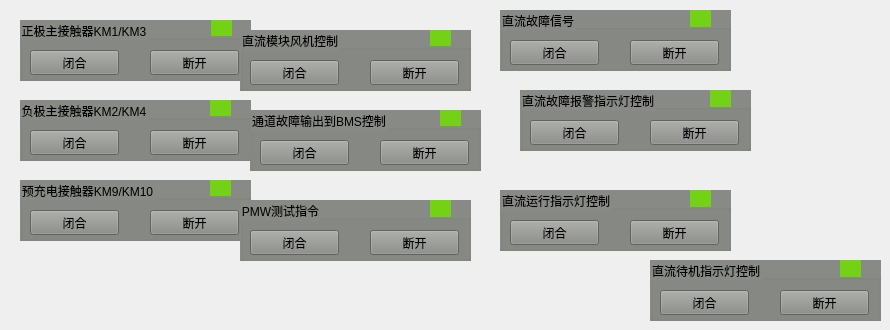
   <widget class="QWidget" name="tab">
    <attribute name="title">
     <string>直流通道1</string>
    </attribute>
    <widget class="QGroupBox" name="groupBox">
     <property name="geometry">
      <rect>
       <x>20</x>
       <y>20</y>
       <width>231</width>
       <height>61</height>
      </rect>
     </property>
     <property name="styleSheet">
      <string notr="true">background-color: rgb(136, 138, 133);</string>
     </property>
     <property name="title">
      <string>正极主接触器KM1/KM3</string>
     </property>
     <widget class="QLabel" name="dkm13dc1">
      <property name="geometry">
       <rect>
        <x>191</x>
        <y>0</y>
        <width>21</width>
        <height>16</height>
       </rect>
      </property>
      <property name="styleSheet">
       <string notr="true">background-color: rgb(115, 210, 22);</string>
      </property>
      <property name="text">
       <string/>
      </property>
     </widget>
     <widget class="QPushButton" name="btnKM13ON">
      <property name="geometry">
       <rect>
        <x>10</x>
        <y>30</y>
        <width>89</width>
        <height>25</height>
       </rect>
      </property>
      <property name="text">
       <string>闭合</string>
      </property>
     </widget>
     <widget class="QPushButton" name="btnKM13OFF">
      <property name="geometry">
       <rect>
        <x>130</x>
        <y>30</y>
        <width>89</width>
        <height>25</height>
       </rect>
      </property>
      <property name="text">
       <string>断开</string>
      </property>
     </widget>
    </widget>
    <widget class="QGroupBox" name="groupBox_2">
     <property name="geometry">
      <rect>
       <x>20</x>
       <y>100</y>
       <width>231</width>
       <height>61</height>
      </rect>
     </property>
     <property name="styleSheet">
      <string notr="true">background-color: rgb(136, 138, 133);</string>
     </property>
     <property name="title">
      <string>负极主接触器KM2/KM4</string>
     </property>
     <widget class="QLabel" name="dkm24dc1">
      <property name="geometry">
       <rect>
        <x>190</x>
        <y>0</y>
        <width>21</width>
        <height>16</height>
       </rect>
      </property>
      <property name="styleSheet">
       <string notr="true">background-color: rgb(115, 210, 22);</string>
      </property>
      <property name="text">
       <string/>
      </property>
     </widget>
     <widget class="QPushButton" name="btnKM24ON">
      <property name="geometry">
       <rect>
        <x>10</x>
        <y>30</y>
        <width>89</width>
        <height>25</height>
       </rect>
      </property>
      <property name="text">
       <string>闭合</string>
      </property>
     </widget>
     <widget class="QPushButton" name="btnKM13OFF_2">
      <property name="geometry">
       <rect>
        <x>130</x>
        <y>30</y>
        <width>89</width>
        <height>25</height>
       </rect>
      </property>
      <property name="text">
       <string>断开</string>
      </property>
     </widget>
    </widget>
    <widget class="QGroupBox" name="groupBox_3">
     <property name="geometry">
      <rect>
       <x>20</x>
       <y>180</y>
       <width>231</width>
       <height>61</height>
      </rect>
     </property>
     <property name="styleSheet">
      <string notr="true">background-color: rgb(136, 138, 133);</string>
     </property>
     <property name="title">
      <string>预充电接触器KM9/KM10</string>
     </property>
     <widget class="QLabel" name="dkm910dc1">
      <property name="geometry">
       <rect>
        <x>190</x>
        <y>0</y>
        <width>21</width>
        <height>16</height>
       </rect>
      </property>
      <property name="styleSheet">
       <string notr="true">background-color: rgb(115, 210, 22);</string>
      </property>
      <property name="text">
       <string/>
      </property>
     </widget>
     <widget class="QPushButton" name="btnKM910ON">
      <property name="geometry">
       <rect>
        <x>10</x>
        <y>30</y>
        <width>89</width>
        <height>25</height>
       </rect>
      </property>
      <property name="text">
       <string>闭合</string>
      </property>
     </widget>
     <widget class="QPushButton" name="btnKM910OFF">
      <property name="geometry">
       <rect>
        <x>130</x>
        <y>30</y>
        <width>89</width>
        <height>25</height>
       </rect>
      </property>
      <property name="text">
       <string>断开</string>
      </property>
     </widget>
    </widget>
    <widget class="QGroupBox" name="groupBox_4">
     <property name="geometry">
      <rect>
       <x>500</x>
       <y>190</y>
       <width>231</width>
       <height>61</height>
      </rect>
     </property>
     <property name="styleSheet">
      <string notr="true">background-color: rgb(136, 138, 133);</string>
     </property>
     <property name="title">
      <string>直流运行指示灯控制</string>
     </property>
     <widget class="QLabel" name="dledrundc1">
      <property name="geometry">
       <rect>
        <x>190</x>
        <y>0</y>
        <width>21</width>
        <height>17</height>
       </rect>
      </property>
      <property name="styleSheet">
       <string notr="true">background-color: rgb(115, 210, 22);</string>
      </property>
      <property name="text">
       <string/>
      </property>
     </widget>
     <widget class="QPushButton" name="btnKA34ON">
      <property name="geometry">
       <rect>
        <x>10</x>
        <y>30</y>
        <width>89</width>
        <height>25</height>
       </rect>
      </property>
      <property name="text">
       <string>闭合</string>
      </property>
     </widget>
     <widget class="QPushButton" name="btnKA34OFF">
      <property name="geometry">
       <rect>
        <x>130</x>
        <y>30</y>
        <width>89</width>
        <height>25</height>
       </rect>
      </property>
      <property name="text">
       <string>断开</string>
      </property>
     </widget>
    </widget>
    <widget class="QGroupBox" name="groupBox_7">
     <property name="geometry">
      <rect>
       <x>500</x>
       <y>10</y>
       <width>231</width>
       <height>61</height>
      </rect>
     </property>
     <property name="styleSheet">
      <string notr="true">background-color: rgb(136, 138, 133);</string>
     </property>
     <property name="title">
      <string>直流故障信号</string>
     </property>
     <widget class="QLabel" name="ddecerrctrldc1">
      <property name="geometry">
       <rect>
        <x>190</x>
        <y>0</y>
        <width>21</width>
        <height>17</height>
       </rect>
      </property>
      <property name="styleSheet">
       <string notr="true">background-color: rgb(115, 210, 22);</string>
      </property>
      <property name="text">
       <string/>
      </property>
     </widget>
     <widget class="QPushButton" name="btnPMWON">
      <property name="geometry">
       <rect>
        <x>10</x>
        <y>30</y>
        <width>89</width>
        <height>25</height>
       </rect>
      </property>
      <property name="text">
       <string>闭合</string>
      </property>
     </widget>
     <widget class="QPushButton" name="btnPMWOFF">
      <property name="geometry">
       <rect>
        <x>130</x>
        <y>30</y>
        <width>89</width>
        <height>25</height>
       </rect>
      </property>
      <property name="text">
       <string>断开</string>
      </property>
     </widget>
    </widget>
    <widget class="QGroupBox" name="groupBox_8">
     <property name="geometry">
      <rect>
       <x>240</x>
       <y>30</y>
       <width>231</width>
       <height>61</height>
      </rect>
     </property>
     <property name="styleSheet">
      <string notr="true">background-color: rgb(136, 138, 133);</string>
     </property>
     <property name="title">
      <string>直流模块风机控制</string>
     </property>
     <widget class="QLabel" name="dkactrl34dc1">
      <property name="geometry">
       <rect>
        <x>190</x>
        <y>0</y>
        <width>21</width>
        <height>16</height>
       </rect>
      </property>
      <property name="styleSheet">
       <string notr="true">background-color: rgb(115, 210, 22);</string>
      </property>
      <property name="text">
       <string/>
      </property>
     </widget>
     <widget class="QPushButton" name="btnKM910ON_2">
      <property name="geometry">
       <rect>
        <x>10</x>
        <y>30</y>
        <width>89</width>
        <height>25</height>
       </rect>
      </property>
      <property name="text">
       <string>闭合</string>
      </property>
     </widget>
     <widget class="QPushButton" name="btnKM910OFF_2">
      <property name="geometry">
       <rect>
        <x>130</x>
        <y>30</y>
        <width>89</width>
        <height>25</height>
       </rect>
      </property>
      <property name="text">
       <string>断开</string>
      </property>
     </widget>
    </widget>
    <widget class="QGroupBox" name="groupBox_9">
     <property name="geometry">
      <rect>
       <x>250</x>
       <y>110</y>
       <width>231</width>
       <height>61</height>
      </rect>
     </property>
     <property name="styleSheet">
      <string notr="true">background-color: rgb(136, 138, 133);</string>
     </property>
     <property name="title">
      <string>通道故障输出到BMS控制</string>
     </property>
     <widget class="QLabel" name="dkerrtobmsdc1">
      <property name="geometry">
       <rect>
        <x>190</x>
        <y>0</y>
        <width>21</width>
        <height>16</height>
       </rect>
      </property>
      <property name="styleSheet">
       <string notr="true">background-color: rgb(115, 210, 22);</string>
      </property>
      <property name="text">
       <string/>
      </property>
     </widget>
     <widget class="QPushButton" name="btnKM910ON_3">
      <property name="geometry">
       <rect>
        <x>10</x>
        <y>30</y>
        <width>89</width>
        <height>25</height>
       </rect>
      </property>
      <property name="text">
       <string>闭合</string>
      </property>
     </widget>
     <widget class="QPushButton" name="btnKM910OFF_3">
      <property name="geometry">
       <rect>
        <x>130</x>
        <y>30</y>
        <width>89</width>
        <height>25</height>
       </rect>
      </property>
      <property name="text">
       <string>断开</string>
      </property>
     </widget>
    </widget>
    <widget class="QGroupBox" name="groupBox_10">
     <property name="geometry">
      <rect>
       <x>520</x>
       <y>90</y>
       <width>231</width>
       <height>61</height>
      </rect>
     </property>
     <property name="styleSheet">
      <string notr="true">background-color: rgb(136, 138, 133);</string>
     </property>
     <property name="title">
      <string>直流故障报警指示灯控制</string>
     </property>
     <widget class="QLabel" name="dlederrdc1">
      <property name="geometry">
       <rect>
        <x>190</x>
        <y>0</y>
        <width>21</width>
        <height>17</height>
       </rect>
      </property>
      <property name="styleSheet">
       <string notr="true">background-color: rgb(115, 210, 22);</string>
      </property>
      <property name="text">
       <string/>
      </property>
     </widget>
     <widget class="QPushButton" name="btnPMWON_2">
      <property name="geometry">
       <rect>
        <x>10</x>
        <y>30</y>
        <width>89</width>
        <height>25</height>
       </rect>
      </property>
      <property name="text">
       <string>闭合</string>
      </property>
     </widget>
     <widget class="QPushButton" name="btnPMWOFF_2">
      <property name="geometry">
       <rect>
        <x>130</x>
        <y>30</y>
        <width>89</width>
        <height>25</height>
       </rect>
      </property>
      <property name="text">
       <string>断开</string>
      </property>
     </widget>
    </widget>
    <widget class="QGroupBox" name="groupBox_11">
     <property name="geometry">
      <rect>
       <x>240</x>
       <y>200</y>
       <width>231</width>
       <height>61</height>
      </rect>
     </property>
     <property name="styleSheet">
      <string notr="true">background-color: rgb(136, 138, 133);</string>
     </property>
     <property name="title">
      <string>PMW测试指令</string>
     </property>
     <widget class="QLabel" name="dpmwdc1">
      <property name="geometry">
       <rect>
        <x>190</x>
        <y>0</y>
        <width>21</width>
        <height>17</height>
       </rect>
      </property>
      <property name="styleSheet">
       <string notr="true">background-color: rgb(115, 210, 22);</string>
      </property>
      <property name="text">
       <string/>
      </property>
     </widget>
     <widget class="QPushButton" name="btnPMWON_3">
      <property name="geometry">
       <rect>
        <x>10</x>
        <y>30</y>
        <width>89</width>
        <height>25</height>
       </rect>
      </property>
      <property name="text">
       <string>闭合</string>
      </property>
     </widget>
     <widget class="QPushButton" name="btnPMWOFF_3">
      <property name="geometry">
       <rect>
        <x>130</x>
        <y>30</y>
        <width>89</width>
        <height>25</height>
       </rect>
      </property>
      <property name="text">
       <string>断开</string>
      </property>
     </widget>
     <zorder>btnPMWOFF_3</zorder>
     <zorder>dpmwdc1</zorder>
     <zorder>btnPMWON_3</zorder>
    </widget>
    <widget class="QGroupBox" name="groupBox_12">
     <property name="geometry">
      <rect>
       <x>650</x>
       <y>260</y>
       <width>231</width>
       <height>61</height>
      </rect>
     </property>
     <property name="styleSheet">
      <string notr="true">background-color: rgb(136, 138, 133);</string>
     </property>
     <property name="title">
      <string>直流待机指示灯控制</string>
     </property>
     <widget class="QLabel" name="dledwaitdc1">
      <property name="geometry">
       <rect>
        <x>190</x>
        <y>0</y>
        <width>21</width>
        <height>17</height>
       </rect>
      </property>
      <property name="styleSheet">
       <string notr="true">background-color: rgb(115, 210, 22);</string>
      </property>
      <property name="text">
       <string/>
      </property>
     </widget>
     <widget class="QPushButton" name="btnPMWON_4">
      <property name="geometry">
       <rect>
        <x>10</x>
        <y>30</y>
        <width>89</width>
        <height>25</height>
       </rect>
      </property>
      <property name="text">
       <string>闭合</string>
      </property>
     </widget>
     <widget class="QPushButton" name="btnPMWOFF_4">
      <property name="geometry">
       <rect>
        <x>130</x>
        <y>30</y>
        <width>89</width>
        <height>25</height>
       </rect>
      </property>
      <property name="text">
       <string>断开</string>
      </property>
     </widget>
    </widget>
   </widget>
